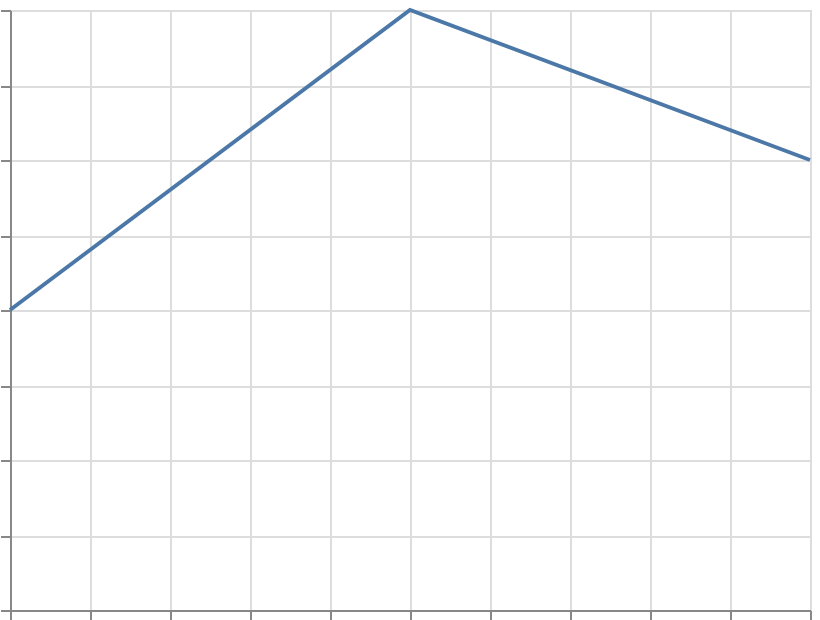

Vega-Lite specification for this chart:
### Vega-Lite specification from a JSON file in a GitHub repository (floating-point values rounded to 4 significant figures)
{"$schema": "https://vega.github.io/schema/vega-lite/v6.json", "width": 400, "height": 300, "padding": 5, "autosize": "none", "data": {"name": "table", "values": [{"x": 1, "y": 2}, {"x": 2, "y": 4}, {"x": 3, "y": 3}]}, "mark": "line", "encoding": {"x": {"field": "x", "type": "quantitative"}, "y": {"field": "y", "type": "quantitative"}}}
